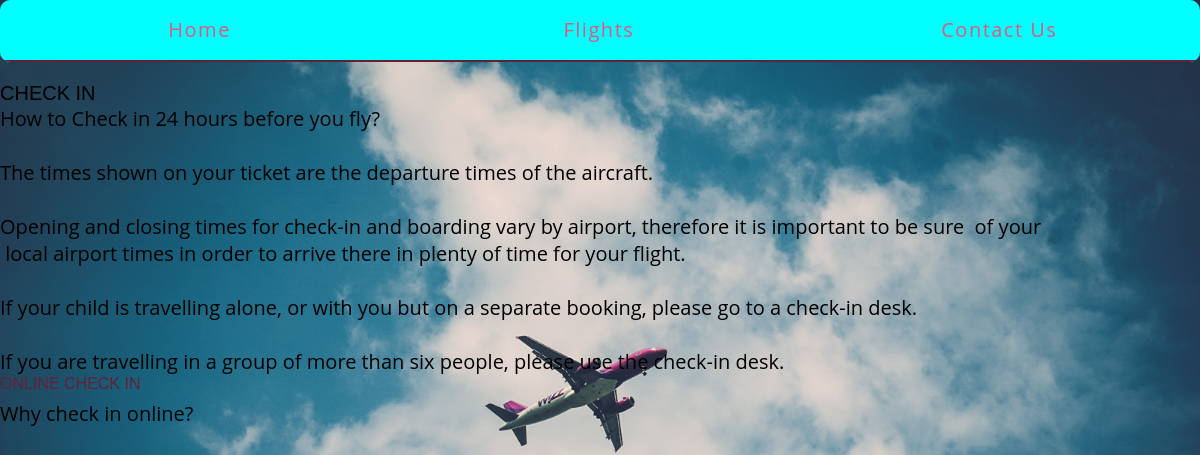
/bookings/4/, run on the app's committed database.
### bookings/models.py (models this page shows, shortened)
class Booking(models.Model):
	created_at = models.DateTimeField(auto_now_add=True)
	title = models.CharField(max_length=255)
	description = models.TextField()
	is_live = models.BooleanField(default=False)
	status = models.CharField(max_length=1, choices=STATUS_CHOICES, default='i')

class Step(models.Model):
	title = models.CharField(max_length=255)
	description = models.TextField()
	content = models.TextField(blank=True, default='')
	order = models.IntegerField(default=0)
	booking = models.ForeignKey(Booking)
	class Meta:
		ordering = ['order',]

### bookings/views.py (the view)
# urls.py: url(r'(?P<pk>\d+)/$', views.booking_detail, name='detail'),
def booking_detail(request, pk):
	booking = get_object_or_404(models.Booking, pk=pk)
	return render(request, 'bookings/booking_detail.html', {'booking': booking})

### bookings/templatetags/book_extra.py (called while the page is built)
@register.filter('markdown_to_html')
def markdown_to_html(markdown_text):
	html_body = markdown2.markdown(markdown_text)
	return mark_safe(html_body)

### bookings/templates/bookings/booking_detail.html (shortened to what this page needs)
{% extends "layout.html" %}
{% load humanize %}
{% load book_extra %}
{% block content %}
<article>
	<h2>{{ booking.title }}</h2>
	{{ booking.description|markdown_to_html }}
	<section>
		{% for step in booking.step_set.all %}
			<h3>
				<a href="{% url 'bookings:step' booking_pk=step.booking.pk step_pk=step.pk %}">{{ step.title }}</a>
			</h3>
			{{ step.description }}
		{% endfor %}
	</section>
</article>
{% endblock %}

### assets/css/layout.css (style rules this page uses)
html { box-sizing: border-box; }
*, *::after, *::before { box-sizing: inherit; }
article h2 a, article h3 a { color: #642039; text-decoration: none; }

### assets/css/style.css (style rules this page uses)
html,body,div,span,applet,object,iframe,h1,h2,h3,h4,h5,h6,p,blockquote,pre,a,abbr,acronym,address,big,cite,code,del,dfn,em,img,ins,kbd,q,s,samp,small,strike,strong,sub,sup,tt,var,b,u,i,dl,dt,dd,ol,nav ul,nav li,fieldset,form,label,legend,table,caption,tbody,tfoot,thead,tr,th,td,article,aside,canvas,details,embed,figure,figcaption,footer,header,hgroup,menu,nav,output,ruby,section,summary,time,mark,audio,video { margin:0;padding:0;border:0;font-size:100%;font:inherit;vertical-align:baseline; }
article, aside, details, figcaption, figure,footer, header, hgroup, menu, nav, section { display: block; }
a { text-decoration:none; }
body { background:url('../images/1.jpg') no-repeat 0px 0px; background-size: cover; font-family: 'Open Sans', sans-serif; background-attachment: fixed; background-position: center; }
h1,h2,h3,h4,h5,h6 { font-family: 'Montserrat', sans-serif; }
h3 { font-size: 16px; color:#FFC107; margin-bottom: 7px; }

### data on the page
Booking: title "CHECK IN", description "How to Check in 24 hours before you fly? The times shown on your ticket are the departure times of the aircraft. Opening and closing times for check-in and boarding vary by airport, therefore it is important to be sure of your local airport times in order to arrive there in plenty of time for your flight. If your child is travelling alone, or with you but on a separate booking, please go to a check-in desk. If you are travelling in a group of more than six people, please use the check-in desk."
Step: title "ONLINE CHECK IN", description "Why check in online?"
